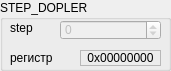
    <widget class="QGroupBox" name="groupStepDopler">
     <property name="geometry">
      <rect>
       <x>10</x>
       <y>70</y>
       <width>171</width>
       <height>71</height>
      </rect>
     </property>
     <property name="title">
      <string>STEP_DOPLER</string>
     </property>
     <widget class="QLabel" name="labelStepDoplert">
      <property name="geometry">
       <rect>
        <x>10</x>
        <y>50</y>
        <width>71</width>
        <height>16</height>
       </rect>
      </property>
      <property name="text">
       <string>регистр</string>
      </property>
     </widget>
     <widget class="QLabel" name="labelStepDopler">
      <property name="geometry">
       <rect>
        <x>80</x>
        <y>50</y>
        <width>81</width>
        <height>16</height>
       </rect>
      </property>
      <property name="frameShape">
       <enum>QFrame::StyledPanel</enum>
      </property>
      <property name="text">
       <string>0x00000000</string>
      </property>
      <property name="alignment">
       <set>Qt::AlignCenter</set>
      </property>
     </widget>
     <widget class="QLabel" name="labelStepDopler1t">
      <property name="geometry">
       <rect>
        <x>10</x>
        <y>20</y>
        <width>41</width>
        <height>16</height>
       </rect>
      </property>
      <property name="text">
       <string>step</string>
      </property>
     </widget>
     <widget class="QSpinBox" name="spinStepDopler1">
      <property name="enabled">
       <bool>false</bool>
      </property>
      <property name="geometry">
       <rect>
        <x>60</x>
        <y>20</y>
        <width>101</width>
        <height>20</height>
       </rect>
      </property>
      <property name="minimum">
       <number>-2147483647</number>
      </property>
      <property name="maximum">
       <number>2147483647</number>
      </property>
     </widget>
    </widget>
